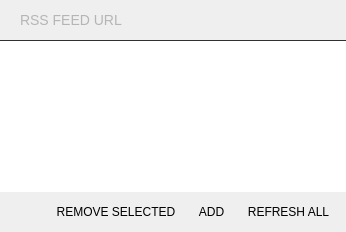
                <widget class="QWidget" name="edit_channel_details_rss_feeds_page">
                 <layout class="QVBoxLayout" name="verticalLayout">
                  <property name="spacing">
                   <number>0</number>
                  </property>
                  <property name="leftMargin">
                   <number>0</number>
                  </property>
                  <property name="topMargin">
                   <number>0</number>
                  </property>
                  <property name="rightMargin">
                   <number>0</number>
                  </property>
                  <property name="bottomMargin">
                   <number>0</number>
                  </property>
                  <item>
                   <widget class="QTreeWidget" name="edit_channel_rss_feeds_list">
                    <property name="styleSheet">
                     <string notr="true">QTreeWidget {
border: none;
font-size: 14px;
}
QTreeWidget::item {
color: white;
border-bottom: 1px solid #303030;
padding-left: 14px;
height: 40px;
}
QTreeWidget::item::selected {
background-color: #404040;;
}
QTreeWidget::item:hover {
background-color: #303030;
}
QHeaderView {
background-color: transparent;
}
QHeaderView::section {
background-color: transparent;
border: none;
color: #B5B5B5;
padding: 10px;
padding-left: 20px;
font-size: 14px;
border-bottom: 1px solid #303030;
}
QTableCornerButton::section {
background-color: transparent;
}</string>
                    </property>
                    <property name="alternatingRowColors">
                     <bool>false</bool>
                    </property>
                    <property name="selectionMode">
                     <enum>QAbstractItemView::ContiguousSelection</enum>
                    </property>
                    <property name="verticalScrollMode">
                     <enum>QAbstractItemView::ScrollPerPixel</enum>
                    </property>
                    <property name="indentation">
                     <number>0</number>
                    </property>
                    <column>
                     <property name="text">
                      <string>RSS FEED URL</string>
                     </property>
                    </column>
                   </widget>
                  </item>
                  <item>
                   <widget class="QWidget" name="edit_channel_rss_feeds_buttons_container" native="true">
                    <layout class="QHBoxLayout" name="horizontalLayout_23">
                     <property name="leftMargin">
                      <number>8</number>
                     </property>
                     <property name="topMargin">
                      <number>8</number>
                     </property>
                     <property name="rightMargin">
                      <number>8</number>
                     </property>
                     <property name="bottomMargin">
                      <number>8</number>
                     </property>
                     <item>
                      <spacer name="horizontalSpacer_32">
                       <property name="orientation">
                        <enum>Qt::Horizontal</enum>
                       </property>
                       <property name="sizeHint" stdset="0">
                        <size>
                         <width>40</width>
                         <height>20</height>
                        </size>
                       </property>
                      </spacer>
                     </item>
                     <item>
                      <widget class="EllipseButton" name="edit_channel_details_rss_feeds_remove_selected_button">
                       <property name="minimumSize">
                        <size>
                         <width>0</width>
                         <height>24</height>
                        </size>
                       </property>
                       <property name="maximumSize">
                        <size>
                         <width>16777215</width>
                         <height>24</height>
                        </size>
                       </property>
                       <property name="cursor">
                        <cursorShape>PointingHandCursor</cursorShape>
                       </property>
                       <property name="styleSheet">
                        <string notr="true">border-radius: 12px;
padding-left: 4px;
padding-right: 4px;</string>
                       </property>
                       <property name="text">
                        <string>REMOVE SELECTED</string>
                       </property>
                      </widget>
                     </item>
                     <item>
                      <widget class="EllipseButton" name="edit_channel_details_rss_add_button">
                       <property name="minimumSize">
                        <size>
                         <width>0</width>
                         <height>24</height>
                        </size>
                       </property>
                       <property name="maximumSize">
                        <size>
                         <width>16777215</width>
                         <height>24</height>
                        </size>
                       </property>
                       <property name="cursor">
                        <cursorShape>PointingHandCursor</cursorShape>
                       </property>
                       <property name="styleSheet">
                        <string notr="true">border-radius: 12px;
padding-left: 4px;
padding-right: 4px;</string>
                       </property>
                       <property name="text">
                        <string>ADD</string>
                       </property>
                      </widget>
                     </item>
                     <item>
                      <widget class="EllipseButton" name="edit_channel_details_rss_refresh_button">
                       <property name="minimumSize">
                        <size>
                         <width>0</width>
                         <height>24</height>
                        </size>
                       </property>
                       <property name="maximumSize">
                        <size>
                         <width>16777215</width>
                         <height>24</height>
                        </size>
                       </property>
                       <property name="cursor">
                        <cursorShape>PointingHandCursor</cursorShape>
                       </property>
                       <property name="styleSheet">
                        <string notr="true">border-radius: 12px;
padding-left: 4px;
padding-right: 4px;</string>
                       </property>
                       <property name="text">
                        <string>REFRESH ALL</string>
                       </property>
                      </widget>
                     </item>
                    </layout>
                   </widget>
                  </item>
                 </layout>
                </widget>
